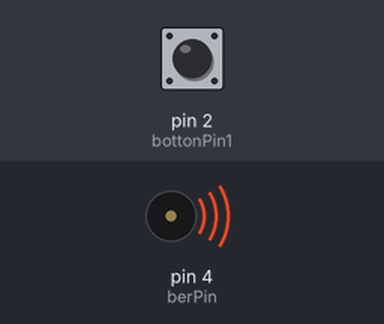
A sketch run on a simulated Arduino Uno, built with avr-gcc and run on an emulated ATmega328P. Shown: buzzer (waves = sounding). Inputs (shaded band) come from the test bench; at power-on: pin 2 (bottonPin1) LOW. What the sketch prints to the serial monitor is not drawn.

Above: at 0.1 s.
Timing chart, 0 to 1.6 s (numbered marks = the images above):
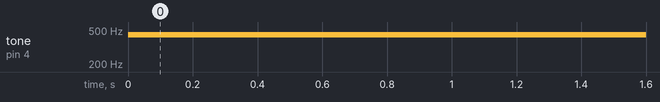

Measured:
- by itself, tone on pin 4 (berPin): silent → 442 Hz at 0.00 s

The sketch:

test.ino
```cpp
int bottonPin1=2;//頻率加2
int bottonPin2=3;//頻率減2
int sum=442;//頻率
int berPin=4;
int bottonA=0;
int bottonB=0;


void setup() {
  pinMode(bottonPin1,INPUT);
  pinMode(bottonPin2,INPUT);
  pinMode(berPin,OUTPUT);
  Serial.begin(115200);

}

void loop() {


    Serial.println(sum);
    tone(berPin,sum);

    bottonA=digitalRead(bottonPin1);
    bottonB=digitalRead(bottonPin1);
    if(bottonA==HIGH){
      sum=sum+2;
    }
    if(bottonB==HIGH){
      sum=sum-2;
    }
    delay(100);


}
```
